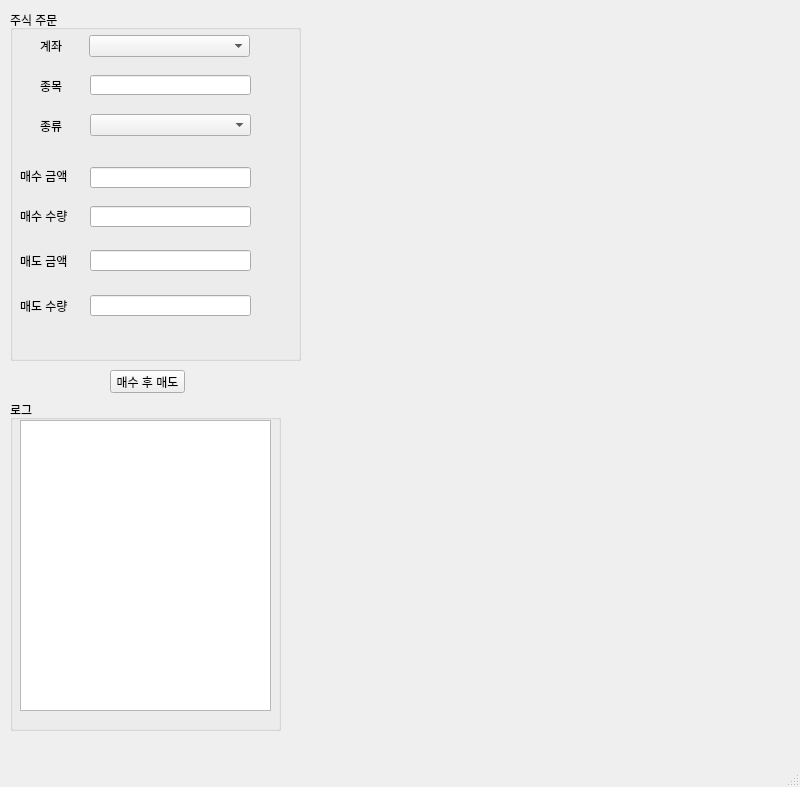
<?xml version="1.0" encoding="UTF-8"?>
<ui version="4.0">
 <class>MainWindow</class>
 <widget class="QMainWindow" name="MainWindow">
  <property name="geometry">
   <rect>
    <x>0</x>
    <y>0</y>
    <width>800</width>
    <height>787</height>
   </rect>
  </property>
  <property name="windowTitle">
   <string>Gruma One v0.1</string>
  </property>
  <property name="windowIcon">
   <iconset>
    <normaloff>stock.png</normaloff>stock.png</iconset>
  </property>
  <widget class="QWidget" name="centralwidget">
   <widget class="QGroupBox" name="groupBox">
    <property name="geometry">
     <rect>
      <x>10</x>
      <y>10</y>
      <width>291</width>
      <height>351</height>
     </rect>
    </property>
    <property name="title">
     <string>주식 주문</string>
    </property>
    <widget class="QLabel" name="label">
     <property name="geometry">
      <rect>
       <x>30</x>
       <y>30</y>
       <width>56</width>
       <height>12</height>
      </rect>
     </property>
     <property name="text">
      <string>계좌</string>
     </property>
    </widget>
    <widget class="QComboBox" name="accountComboBox">
     <property name="geometry">
      <rect>
       <x>79</x>
       <y>25</y>
       <width>161</width>
       <height>22</height>
      </rect>
     </property>
    </widget>
    <widget class="QLabel" name="label_2">
     <property name="geometry">
      <rect>
       <x>30</x>
       <y>70</y>
       <width>56</width>
       <height>12</height>
      </rect>
     </property>
     <property name="text">
      <string>종목</string>
     </property>
    </widget>
    <widget class="QLineEdit" name="stockCode">
     <property name="geometry">
      <rect>
       <x>80</x>
       <y>65</y>
       <width>161</width>
       <height>20</height>
      </rect>
     </property>
    </widget>
    <widget class="QLabel" name="label_3">
     <property name="geometry">
      <rect>
       <x>30</x>
       <y>110</y>
       <width>56</width>
       <height>12</height>
      </rect>
     </property>
     <property name="text">
      <string>종류</string>
     </property>
    </widget>
    <widget class="QComboBox" name="orderType">
     <property name="geometry">
      <rect>
       <x>80</x>
       <y>104</y>
       <width>161</width>
       <height>22</height>
      </rect>
     </property>
    </widget>
    <widget class="QLabel" name="label_4">
     <property name="geometry">
      <rect>
       <x>10</x>
       <y>160</y>
       <width>56</width>
       <height>12</height>
      </rect>
     </property>
     <property name="text">
      <string>매수 금액</string>
     </property>
    </widget>
    <widget class="QLabel" name="label_5">
     <property name="geometry">
      <rect>
       <x>10</x>
       <y>200</y>
       <width>56</width>
       <height>12</height>
      </rect>
     </property>
     <property name="text">
      <string>매수 수량</string>
     </property>
    </widget>
    <widget class="QLabel" name="label_6">
     <property name="geometry">
      <rect>
       <x>10</x>
       <y>245</y>
       <width>56</width>
       <height>12</height>
      </rect>
     </property>
     <property name="text">
      <string>매도 금액</string>
     </property>
    </widget>
    <widget class="QLabel" name="label_7">
     <property name="geometry">
      <rect>
       <x>10</x>
       <y>290</y>
       <width>56</width>
       <height>12</height>
      </rect>
     </property>
     <property name="text">
      <string>매도 수량</string>
     </property>
    </widget>
    <widget class="QLineEdit" name="buyPrice">
     <property name="geometry">
      <rect>
       <x>80</x>
       <y>157</y>
       <width>161</width>
       <height>21</height>
      </rect>
     </property>
    </widget>
    <widget class="QLineEdit" name="buyAmount">
     <property name="geometry">
      <rect>
       <x>80</x>
       <y>196</y>
       <width>161</width>
       <height>21</height>
      </rect>
     </property>
    </widget>
    <widget class="QLineEdit" name="sellPrice">
     <property name="geometry">
      <rect>
       <x>80</x>
       <y>240</y>
       <width>161</width>
       <height>21</height>
      </rect>
     </property>
    </widget>
    <widget class="QLineEdit" name="sellAmount">
     <property name="geometry">
      <rect>
       <x>80</x>
       <y>285</y>
       <width>161</width>
       <height>21</height>
      </rect>
     </property>
    </widget>
   </widget>
   <widget class="QPushButton" name="pushButton">
    <property name="geometry">
     <rect>
      <x>110</x>
      <y>370</y>
      <width>75</width>
      <height>23</height>
     </rect>
    </property>
    <property name="text">
     <string>매수 후 매도</string>
    </property>
   </widget>
   <widget class="QGroupBox" name="groupBox_2">
    <property name="geometry">
     <rect>
      <x>10</x>
      <y>400</y>
      <width>271</width>
      <height>331</height>
     </rect>
    </property>
    <property name="title">
     <string>로그</string>
    </property>
    <widget class="QTextEdit" name="logTextEdit">
     <property name="geometry">
      <rect>
       <x>10</x>
       <y>20</y>
       <width>251</width>
       <height>291</height>
      </rect>
     </property>
    </widget>
   </widget>
  </widget>
  <widget class="QMenuBar" name="menubar">
   <property name="geometry">
    <rect>
     <x>0</x>
     <y>0</y>
     <width>800</width>
     <height>26</height>
    </rect>
   </property>
  </widget>
  <widget class="QStatusBar" name="statusbar"/>
 </widget>
 <resources/>
 <connections/>
</ui>
